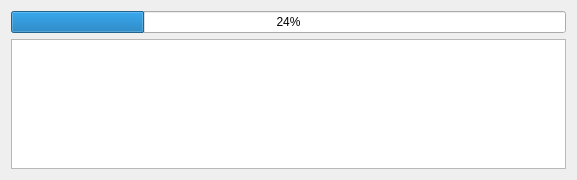
<?xml version="1.0" encoding="UTF-8"?>
<ui version="4.0">
 <class>Progress</class>
 <widget class="QWidget" name="Progress">
  <property name="geometry">
   <rect>
    <x>0</x>
    <y>0</y>
    <width>577</width>
    <height>180</height>
   </rect>
  </property>
  <property name="windowTitle">
   <string>加载中......</string>
  </property>
  <layout class="QVBoxLayout" name="verticalLayout">
   <item>
    <widget class="QProgressBar" name="ProgressBar">
     <property name="sizePolicy">
      <sizepolicy hsizetype="Expanding" vsizetype="Fixed">
       <horstretch>0</horstretch>
       <verstretch>0</verstretch>
      </sizepolicy>
     </property>
     <property name="styleSheet">
      <string notr="true"/>
     </property>
     <property name="value">
      <number>24</number>
     </property>
    </widget>
   </item>
   <item>
    <widget class="QTextEdit" name="Show_mes_te">
     <property name="styleSheet">
      <string notr="true"/>
     </property>
    </widget>
   </item>
  </layout>
 </widget>
 <resources/>
 <connections/>
</ui>
